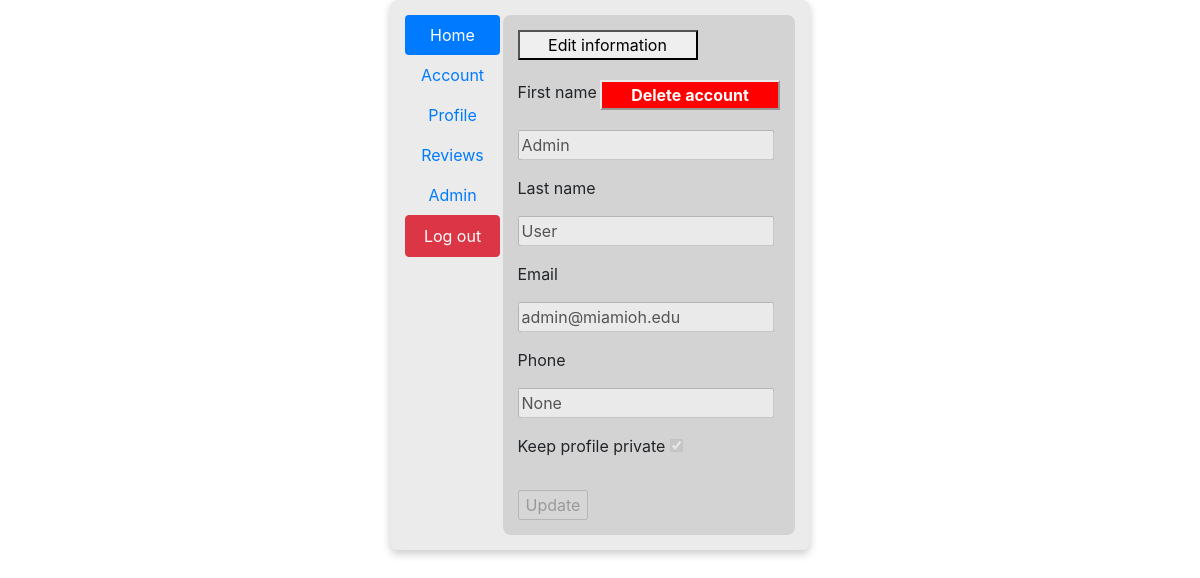
Page /account (signed in) on the committed database.
### database/models.py (models this page shows, shortened)
class User(db.Model):
    __tablename__ = "users"
    id = db.Column(db.Integer, primary_key=True)
    first_name = db.Column(db.String(30), nullable=False)
    last_name = db.Column(db.String(30), nullable=False)
    email = db.Column(db.String(60), unique=True, nullable=False)
    password = db.Column(db.String, nullable=False)
    phone = db.Column(db.String(14))
    private = db.Column(db.Boolean, nullable=False)
    permission = db.Column(db.Integer, nullable=False)

### __init__.py (the view)
@app.route('/account', methods=['GET', 'POST'])
def account():
    if session['logged_in']:
        user = User.query.filter_by(id=session['user_id']).first()
        if user == None:
            clear_login_session()
            flash('There was an error validating your login.', 'danger')
            return redirect(url_for('login'))
        else:
            form = UpdateForm()
            if form.validate_on_submit():
                user = User.query.filter_by(id=session['user_id']).first()
                if user != None:
                    user.first_name =form.first_name.data
                    user.last_name = form.last_name.data
                    user.phone = form.phone.data
                    user.private = form.private.data
                    db.session.commit()
                    flash('Your information was successfully updated.', 'success')
                else:
                    flash('We were unable to validate your user.', 'danger')
            else:
                for error in form.errors:
                    flash(f'Error with {error} field', 'danger')
            return render_template('account.html', user=user, form=UpdateForm())
    else:
        flash('You are not logged in.', 'danger')
        return redirect(url_for('login'))

### forms.py
class UpdateForm(FlaskForm):
    first_name = StringField('First name', validators=[DataRequired(), Length(min=1, max=30)])
    last_name = StringField('Last name', validators=[DataRequired(), Length(min=1, max=30)])
    email = StringField('Email', validators=[DataRequired(), Email(), validate_email_domain])
    phone = StringField('Phone', validators=[DataRequired(), validate_phone_number])
    private = BooleanField('Keep profile private')
    submit = SubmitField('Update')

### templates/account.html (shortened to what this page needs)
<!DOCTYPE html>
<html lang="en">
    <head>
        <link rel="stylesheet" href="{{ url_for('static', filename='account.css') }}">
        <link rel="stylesheet" href="https://cdn.jsdelivr.net/npm/bootstrap@4.3.1/dist/css/bootstrap.min.css"
>
    </head>
    <body>
        <div class="main row">
            <div class="nav nav-pills col-3">
                <ul class="nav flex-column">
                    <li class="nav-item">
                        <a class="nav-link active" href="{{ url_for('index') }}">
                            Home
                        </a>
                    </li>
                    <li class="nav-item">
                        <a class="nav-link" href="{{ url_for('account') }}">
                            Account
                        </a>
                    </li>
                    <li class="nav-item">
                        <a class="nav-link" href="{{ url_for('profile', id=user.id) }}">
                            Profile
                        </a>
                    </li>
                    <li class="nav-item">
                        <a class="nav-link" href="#reviews">
                            Reviews
                        </a>
                    </li>
                    {% if session.user_permission == 99 %}
                    <li class="nav-item">
                        <a class="nav-link" href="{{ url_for('admin') }}">
                            Admin
                        </a>
                    </li>
                    {% endif %}
                    <li class="nav-item">
                        <a class="nav-link btn btn-danger" href="{{ url_for('logout') }}">
                            Log out
                        </a>
                    </li>
                </ul>
            </div>
            <div class="body col-9">
                <button id="edit-btn">Edit information</button>
                <button id="del-btn" onclick="confirmDelete()">Delete account</button>
                <form method="POST">
                    <div class="form-group">
                        <label for="first_name">{{ form.first_name.label }}</label>
                        {{ form.first_name(value=user.first_name, disabled=True) }}
                    </div>
                    <div class="form-group">
                        <label for="last_name">{{ form.last_name.label }}</label>
                        {{ form.last_name(value=user.last_name, disabled=True) }}
                    </div>
                    <div class="form-group" title="You cannot change your email">
                        <label for="email">{{ form.email.label }}</label>
                        {{ form.email(value=user.email, disabled=True, readonly=True) }}
                    </div>
                    <div class="form-group" title="If you don't want a phone number, simply write 'None'">
                        <label for="phone">{{ form.phone.label }}</label>
                        {{ form.phone(value=user.phone, placeholder='(xxx) xxx-xxxx', disabled=True) }}
                    </div>
                    <div class="form-group"
                            title="Setting your profile to private will prevent people from seeing your contact information and reviews">
                        <label for="private">{{ form.private.label }}</label>
                        {% if user.private %}
                            {{ form.private(value='y', disabled=True, checked=True) }}
                        {% else %}
                            {{ form.private(value='n', disabled=True) }}
                        {% endif %}
                    </div>
                    {{ form.submit(disabled=True) }}
                </form>
            </div>
        </div>
    </body>
</html>

### static/account.css (style rules this page uses)
body { margin: 0; }
div.main { margin: auto; background-color: #ebebeb; padding: 15px; width: 35%; border-radius: 8px; box-shadow: 0 4px 8px 0 rgba(0, 0, 0, 0.2); }
div.nav { text-align: center; }
div.body { border-radius: 8px; padding: 15px; background-color: lightgrey; }
button#edit-btn { width: 180px; text-align: center; margin-bottom: 20px; }
button#del-btn { width: 180px; text-align: center; margin-bottom: 20px; float: right; background-color: red; color: white; font-weight: bold; border-color: #ebebeb; }

### rows in the picture
User: first_name "Admin", last_name "User", email "admin@miamioh.edu", phone "None", private "☑"
